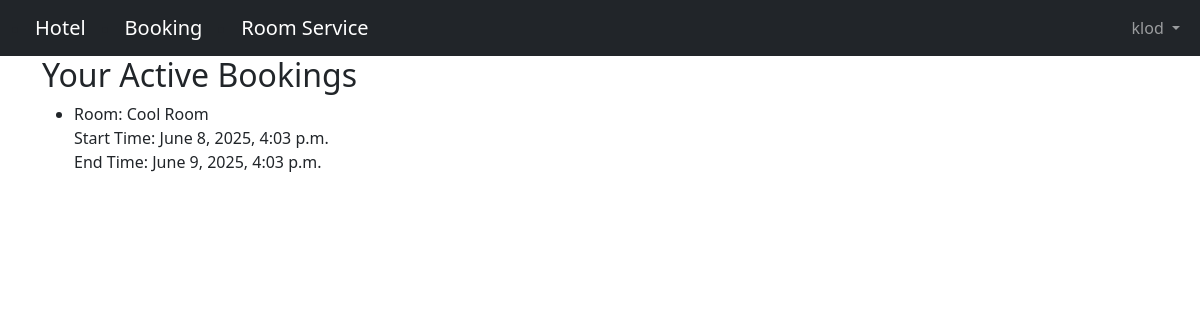
Screenshot of /Booking/bookings/ (signed in) with the database file from the repository.
### accounts/models.py (models this page shows)
class CustomUser(AbstractUser):
    age = models.PositiveIntegerField(null=True, blank=True)

### Booking/models.py (models this page shows, shortened)
class Booking(models.Model):
    user = models.ForeignKey(settings.AUTH_USER_MODEL, on_delete=models.CASCADE, null=True)
    room = models.ForeignKey(Room, on_delete=models.PROTECT, default=get_default_room)
    start_time = models.DateTimeField(default=datetime.now,  blank=True)
    end_time = models.DateTimeField(default=datetime.now, blank=True)

class Room(models.Model):
    name = models.CharField(max_length=100, unique=True)
    capacity = models.IntegerField()
    description = models.TextField(blank=True, null=True)
    image = models.ImageField(upload_to='room_images/', blank=True, null=True)  # Add this line

### Booking/views.py (the view)
# urls.py: path('bookings/', views.active_bookings, name='active_bookings')
@login_required
def active_bookings(request):
    bookings = Booking.objects.filter(user=request.user, end_time__gte=datetime.now())
    return render(request, 'active_bookings.html', {'bookings': bookings})

### accounts/context_processors.py (called while the page is built)
def user_groups(request):
    if request.user.is_authenticated:
        return{'is_manager': request.user.groups.filter(name='Manager').exists()}
    return {'is_manager': False}

### Booking/templates/active_bookings.html
{% extends "base.html" %}
{% block content %}
<h2>Your Active Bookings</h2>
{% if bookings %}
    <ul>
        {% for booking in bookings %}
            <li>
                Room: {{ booking.room.name }}<br>
                Start Time: {{ booking.start_time }}<br>
                End Time: {{ booking.end_time }}
            </li>
        {% endfor %}
    </ul>
{% else %}
    <p>You have no active bookings.</p>
{% endif %}
{% endblock %}

### templates/base.html (shortened to what this page needs)
{% load static %}
<!DOCTYPE html>
<html lang="en">
  <head>
    <link
      href="https://cdn.jsdelivr.net/npm/bootstrap@5.3.3/dist/css/bootstrap.min.css"
      rel="stylesheet"
      integrity="sha384-
			QWTKZyjpPEjISv5WaRU9OFeRpok6YctnYmDr5pNlyT2bRjXh0JMhjY6hW+ALEwIH"
    />
  </head>
  <body>
    <nav class="navbar navbar-expand-lg navbar-dark bg-dark">
      <div class="container-fluid">
        <li class="nav-item">
            <a class="navbar-brand" href="{% url 'home' %}">Hotel</a>
        </li>
        <li class="nav-item">
            <a class="navbar-brand" href="{% url 'search_rooms' %}">Booking</a>
        </li>
        <li class="nav-item">
            <a class="navbar-brand" href="{% url 'request_service' %}">Room Service</a>
        </li>
        <div class="collapse navbar-collapse" id="navbarSupportedContent">
            {% if user.is_authenticated %}
          <div class="mr-auto">
            <ul class="navbar-nav">
              <li class="nav-item dropdown">
                <a class="nav-link dropdown-toggle" href="#" role="button" data-bs-toggle="dropdown" aria-expanded="false"> {{ user.username }} </a>
              </li>
            </ul>
          </div>
          {% endif %}
        </div>
      </div>
    </nav>
    <main>
      <div class="container">{% block content %} {% endblock content %}</div>
    </main>
  </body>
</html>

### rows the page displays
CustomUser: username "klod"
Booking: room.name "Cool Room", start_time "June 8, 2025, 4:03 p.m.", end_time "June 9, 2025, 4:03 p.m."
